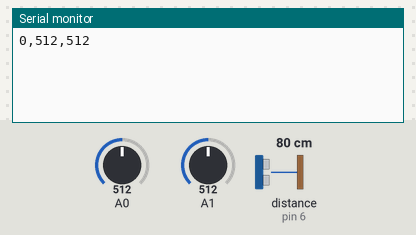
Bench run of a sketch on a simulated Arduino Uno, built with avr-gcc and run on an emulated ATmega328P. Parts: the last lines printed to the serial monitor. Wiring (inferred from the names in the program): ultrasonic range finder: trigger pin 7; echo pin 6. The inputs (shaded band) are chosen by the test bench; at power-on: A0 = 512, A1 = 512, distance to the obstacle (sensor on pin 6) 80 cm. The echo pulse lasts 58.3 µs per cm.

Above: at 1.8 s.
1.9 s: A0 set to 716
At 2.7 s:
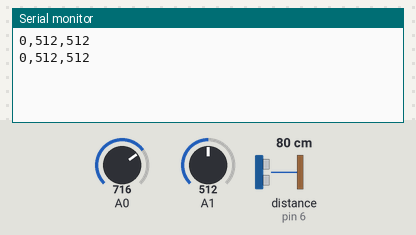
3.4 s: A1 set to 716
At 4.6 s:
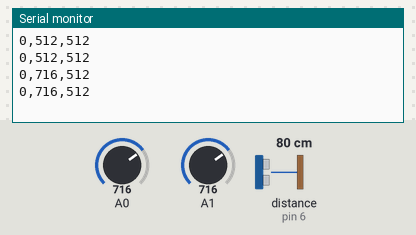
4.9 s: A0 set to 900
At 5.9 s:
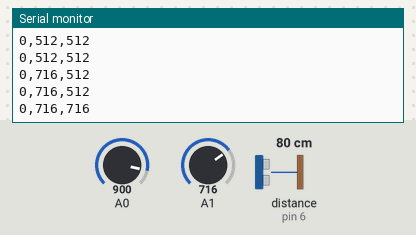
6.4 s: A1 set to 900
At 8.0 s:
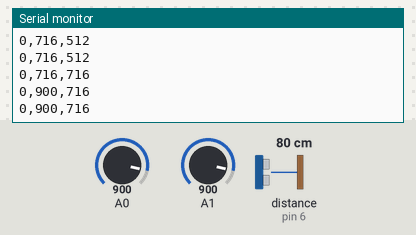
Timing chart, 0 to 8.9 s (numbered marks = the images above; inputs shaded):
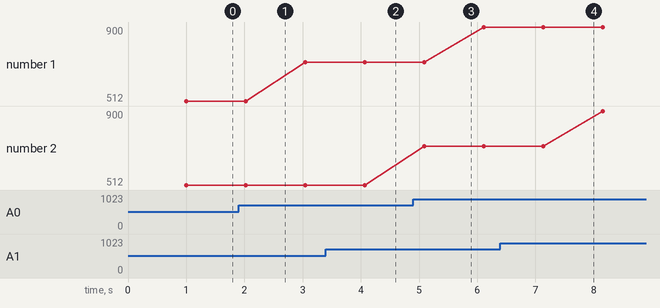

The sketch:

working_triple_input.ino
```cpp
const int echoPin = 6;
const int trigPin = 7;

void setup() {
  Serial.begin(9600); //Begin Serial Communication with a baud rate of 9600
  pinMode(echoPin, INPUT);
  pinMode(trigPin, OUTPUT);
}

void loop() {
   //New variables are declared to store the readings of the respective pins
  int Value1 = analogRead(A0);
  int Value2 = analogRead(A1);
  int distanceValue = 0;

   digitalWrite(trigPin, LOW);
  delayMicroseconds(2);
  digitalWrite(trigPin, HIGH);
  delayMicroseconds(5);
  digitalWrite(trigPin, LOW);
  delayMicroseconds(2);
  // wait for the echo
  delay(1);
  long duration = pulseIn(echoPin, HIGH);

  int cm = duration / 29 / 2;
  distanceValue = cm;

  Serial.print(distanceValue, DEC);
  Serial.print(",");

  /* The Serial.print() function does not execute a "return" or a space
     Also, the "," character is essential for parsing the values,
  */ //The comma is not necessary after the last variable is sent.

  Serial.print(Value1, DEC); // DEC means "send the number in base-10"
  Serial.print(",");
  Serial.print(Value2, DEC);
  Serial.println(); // the "ln" will tack on a special character at the end of the transmission
  delay(20); // Don't use a delay smaller than 20 ms or so.
}
```

Measured:
- plotted number 1: 512 → 716 after the input at 1.9 s, 716 → 900 after the input at 4.9 s
